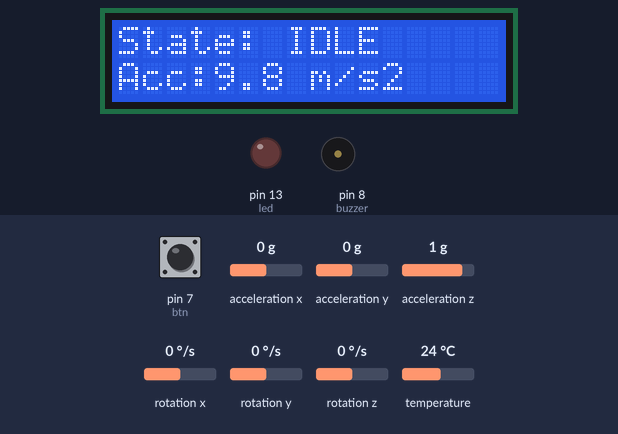
The sketch below on a simulated Arduino Uno, built with avr-gcc and run on an emulated ATmega328P. Shown: 16×2 character LCD, output pins drawn as LEDs (lit = HIGH), buzzer (waves = sounding). The inputs (shaded band) are chosen by the test bench; at power-on: pin 7 (btn) HIGH, acceleration x 0 g, acceleration y 0 g, acceleration z 1 g, rotation x 0 °/s, rotation y 0 °/s, rotation z 0 °/s, temperature 24 °C. What the sketch prints to the serial monitor is not drawn.

Above: at 1.2 s.
1.3 s: pin 7 (btn) pulled LOW for 0.15 s
At 2.0 s:
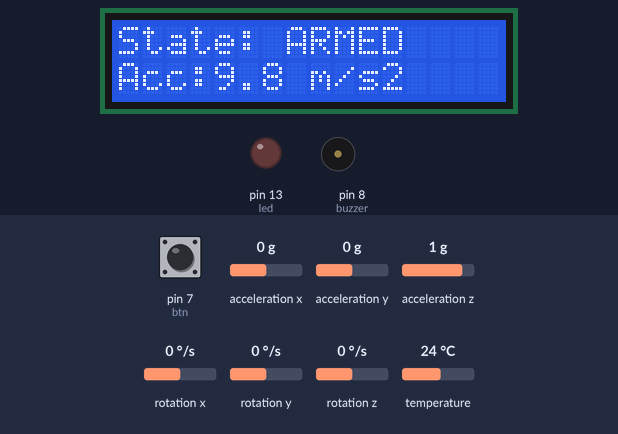
2.9 s: acceleration x set to -1 g
At 3.5 s:
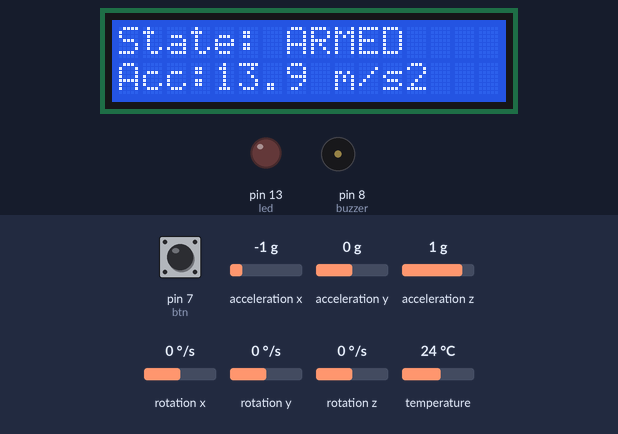
4.5 s: acceleration x set to -1.3 g
At 5.0 s:
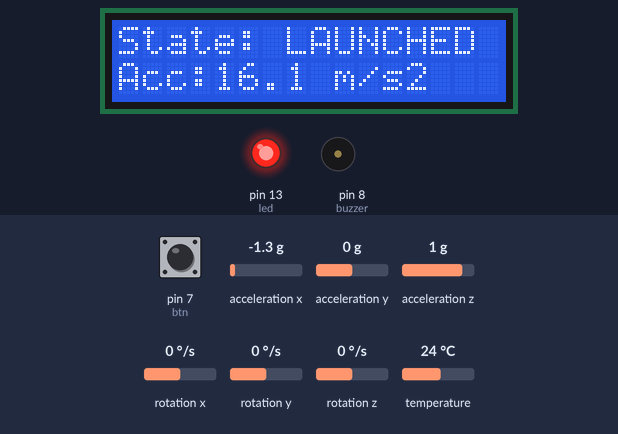
6.1 s: acceleration y set to -0.7 g
At 7.3 s:
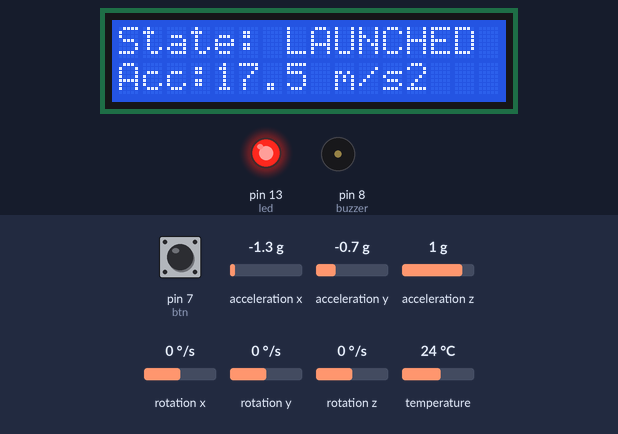
7.6 s: acceleration y set to -1 g
At 8.5 s:
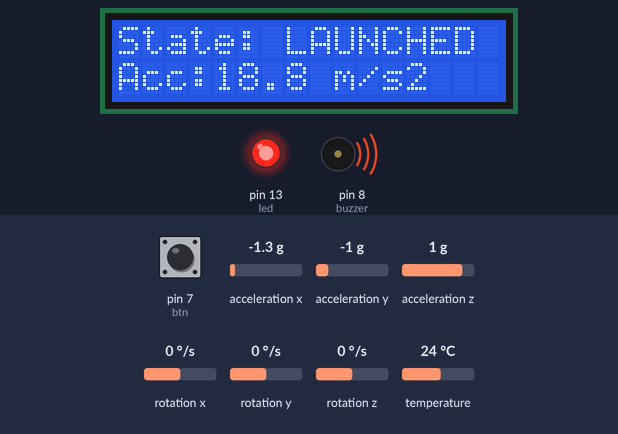
9.1 s: pin 7 (btn) pulled LOW for 1 s
At 9.8 s:
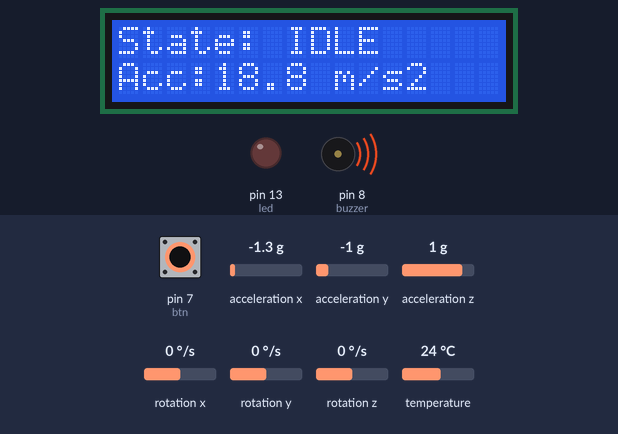
Timing chart, 0 to 12.1 s (numbered marks = the images above; inputs shaded):
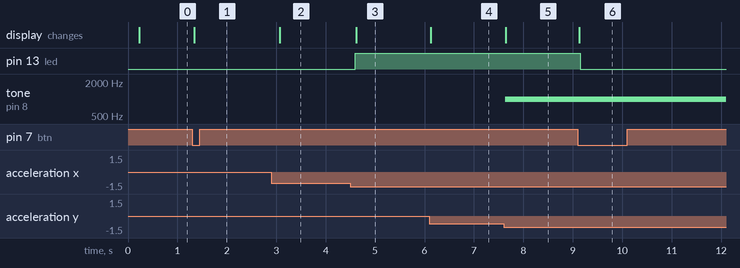

The sketch:

sketch.ino
```cpp
#include <Wire.h>
#include <LiquidCrystal_I2C.h>
#include <Adafruit_MPU6050.h>
#include <Adafruit_Sensor.h>

LiquidCrystal_I2C lcd(0x27, 16, 2);
Adafruit_MPU6050 mpu;

const int led = 13, btn = 7;
const float LAUNCH_THRESHOLD = 15.0;  // m/s2, about 1.5 g
const float WARN_LIMIT = 18.0;        // m/s2, buzzer sounds above this
const int buzzer = 8;

enum State { IDLE, ARMED, LAUNCHED };
State state = IDLE;
int prevBtn = HIGH;
unsigned long lastUpdate = 0;
const char* names[] = {"IDLE    ", "ARMED   ", "LAUNCHED"};

void showState() {
  lcd.setCursor(0, 0);
  lcd.print("State: ");
  lcd.print(names[state]);
}

void setup() {
  Serial.begin(9600);
  lcd.init();
  lcd.backlight();
  pinMode(led, OUTPUT);
  pinMode(btn, INPUT_PULLUP);
  pinMode(buzzer, OUTPUT);

  if (!mpu.begin()) {
    lcd.print("MPU6050 not found");
    while (1) delay(10);
  }
  showState();
}

void loop() {
  int b = digitalRead(btn);
  if (b == LOW && prevBtn == HIGH) {
    if (state == IDLE) state = ARMED;
    else state = IDLE;          // reset from ARMED or LAUNCHED
    showState();
  }
  prevBtn = b;

  if (millis() - lastUpdate >= 200) {
    lastUpdate = millis();

    sensors_event_t a, g, t;
    mpu.getEvent(&a, &g, &t);
    float acc = sqrt(a.acceleration.x * a.acceleration.x +
                     a.acceleration.y * a.acceleration.y +
                     a.acceleration.z * a.acceleration.z);

    if (state == ARMED && acc > LAUNCH_THRESHOLD) {
      state = LAUNCHED;
      showState();
    }

    digitalWrite(led, state == LAUNCHED);

    if (acc > WARN_LIMIT) tone(buzzer, 1000);
    else noTone(buzzer);

    lcd.setCursor(0, 1);
    lcd.print("Acc:");
    lcd.print(acc, 1);
    lcd.print(" m/s2  ");

    Serial.print(millis());
    Serial.print(",");
    Serial.print(names[state]);
    Serial.print(",");
    Serial.println(acc);
  }
  delay(20);
}
```

Measured:
- the behaviour switches between -1.1 and -1.2 g on acceleration x (found by bisection; images 2 and 3)
- the behaviour switches between -0.8 and -0.9 g on acceleration y (found by bisection; images 4 and 5)
- after the input at 1.3 s, the display: changes at once (image 1)
- after the input at 2.9 s, the display: changes after 0.17 s (image 2)
- after the input at 4.5 s, pin 13 (led): LOW → HIGH after 0.10 s; the display: changes after 0.11 s (image 3)
- after the input at 6.1 s, the display: changes at once (image 4)
- after the input at 7.6 s, tone on pin 8 (buzzer): silent → 1000 Hz at once; the display: changes after 0.05 s (image 5)
- after the input at 9.1 s, pin 13 (led): HIGH → LOW after 0.05 s; the display: changes at once (image 6)
